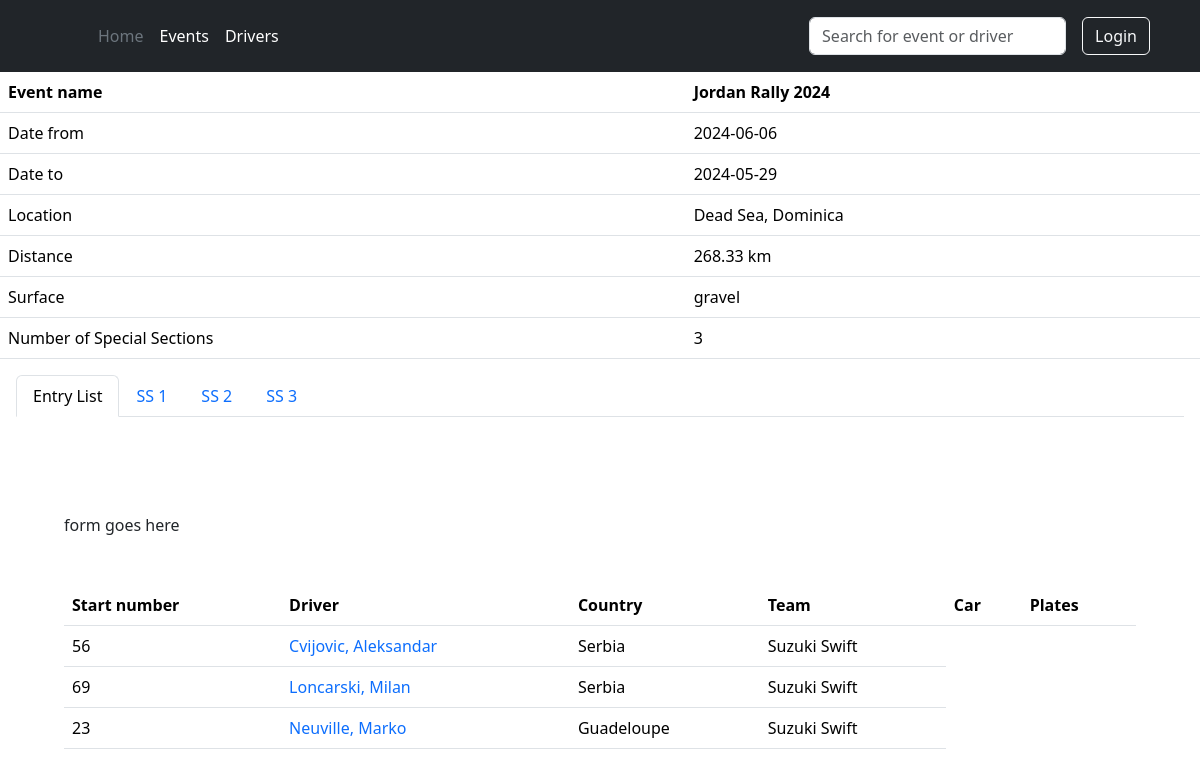
Screenshot of /event/1 with the database file from the repository.
### models/event.py (models this page shows)
class EventModel(db.Model):
    __tablename__ = "events"
    id = db.Column(db.Integer, primary_key=True)
    name = db.Column(db.String(250), nullable=False)
    series = db.Column(db.String(250), nullable=True)
    series_instance = db.Column(db.Integer, nullable=True)
    date_from = db.Column(db.Date, nullable=False)
    date_to = db.Column(db.Date, nullable=False)
    country = db.Column(db.String(3), nullable=False)
    location = db.Column(db.String(250), nullable=False)
    surface = db.Column(db.String(250), nullable=False)
    distance = db.Column(db.Float, nullable=True)
    ss_num = db.Column(db.Integer, nullable=False)
    drivers = db.relationship("DriverModel", back_populates="events", secondary="event_driver_link")
    results = db.relationship("ResultModel", back_populates="event")
    @property
    def year(self):
        return self.date_from.year

### models/result.py (models this page shows, shortened)
class ResultModel(db.Model):
    __tablename__ = 'results'
    id = db.Column(db.Integer, primary_key=True)
    start_number = db.Column(db.Integer, nullable=True)
    car = db.Column(db.String, nullable=True)
    event_id = db.Column(db.Integer, db.ForeignKey("events.id"), unique=False, nullable=False)
    event = db.relationship("EventModel", back_populates="results")
    driver_id = db.Column(db.Integer, db.ForeignKey("drivers.id"), unique=False, nullable=False)
    driver = db.relationship("DriverModel", back_populates="results")
    special_sections = db.relationship("SSModel", back_populates="result")
    @property
    def driver_name(self):
        return self.driver.full_name
    @hybrid_property
    def finish_time(self):
        time_sum = dt.time(
            hour=0,
            minute=0,
            second=0,
            microsecond=0)
        for ss in self.special_sections:
            time_sum = add_time(time_sum, ss.time)
        return time_sum

### models/driver.py (models this page shows)
class DriverModel(db.Model):
    __tablename__ = "drivers"
    id = db.Column(db.Integer, primary_key=True)
    first_name = db.Column(db.String(30), nullable=False)
    last_name = db.Column(db.String(30), nullable=False)
    birth_date = db.Column(db.Date, nullable=True)
    country = db.Column(db.String(40), nullable=True)
    results = db.relationship("ResultModel", back_populates="driver")
    events = db.Relationship("EventModel", back_populates="drivers", secondary="event_driver_link")
    @property
    def full_name(self):
        return f'{self.first_name} {self.last_name}'
    __table_args__ = (
        db.UniqueConstraint('first_name', 'last_name', 'birth_date', name='uix_1'),
    )

### blueprints/event.py (the view, shortened to what this page needs)
@blp.route('/event/<int:event_id>', methods=["POST", "GET"])
def event(event_id):
    current_event = db.get_or_404(EventModel, event_id)
    results = db.session.execute(db.select(ResultModel).filter_by(event_id=event_id)).scalars()
    register_driver_form = RegisterDriverForm()
    register_driver_form.submit.label.text = f'Register driver for {current_event.name}'
    registered_drivers = current_event.drivers
    unregistered_drivers = [item for item in db.session.query(DriverModel) if item not in registered_drivers]
    register_driver_form.driver.choices = [item.last_name + ', ' + item.first_name for item in unregistered_drivers]
    results_list = [item for item in current_event.results]
    results_list_sorted = sorted(results_list, key=lambda x: x.finish_time, reverse=False)
    ss_dict = {}
    ss_dict['final'] = results_list_sorted
    for n in range(1, current_event.ss_num + 1):
        ss_sorted = SSModel.query.join(ResultModel).join(EventModel).filter(
            EventModel.id == current_event.id,
            SSModel.ss_num == n
        ).order_by(SSModel.time.asc()).all()
        logging.warning(msg=ss_sorted)
        ss_dict[f"ss_{n}"] = [item.result for item in ss_sorted]
    print(f'drivers for this events are {current_event.drivers}')
    return render_template('event.html',
                           event=current_event,
                           register_driver_form=register_driver_form,
                           results=results_list_sorted,
                           ss_dict=ss_dict
                           )

### forms/register_driver.py
class RegisterDriverForm(FlaskForm):
    driver = SelectField(label='Register new driver', choices=[])
    start_number = IntegerField(label='Start number')
    car = StringField(label='Car model')
    submit = SubmitField(label='label')

### functions/add_time.py (called while the page is built)
def add_time(*args):
    total_hours = 0
    total_minutes = 0
    total_seconds = 0
    total_microseconds = 0
    for arg in args:
        total_hours += arg.hour
        total_minutes += arg.minute
        total_seconds += arg.second
        total_microseconds += arg.microsecond
    if total_microseconds >= pow(10, 6):
        total_seconds += math.floor(total_microseconds / pow(10, 6))
        total_microseconds = total_microseconds % pow(10, 6)
    if total_seconds >= 60:
        total_minutes += math.floor(total_seconds / 60)
        total_seconds = total_seconds % 60
    if total_minutes >= 60:
        total_hours += math.floor(total_minutes / 60)
        total_minutes = total_minutes % 60
    sum_time = dt.time(hour=total_hours, minute=total_minutes, second=total_seconds, microsecond=total_microseconds)
    return sum_time

### models/ss.py (called while the page is built)
    @property
    def time_str(self):
        return str(self.time)

### templates/event.html (shortened to what this page needs)
{% extends 'base.html' %}
{% from "bootstrap5/form.html" import render_form %}
{% block header %}
{% include "header.html" %}
{% endblock %}
{% block content %}
<table class="table">
    <tr>
        <th scope="col">Event name</th>
        {% if event.series_instance == None %}
        <th scope="col">{{ event.name }} {{ event.year }}</th>
        {% else %}
        <th scope="col">{{ event.series_instance }}. {{ event.name }} {{ event.year }}</th>
        {% endif %}
    </tr>
    <tr>
        <td scope="col">Date from</td>
        <td scope="col">{{ event.date_from }}</td>
    </tr>
    <tr>
        <td scope="col">Date to</td>
        <td scope="col">{{ event.date_to }}</td>
    </tr>
    <tr>
        <td scope="col">Location</td>
        <td scope="col">{{ event.location }}, {{ event.country }}</td>
    </tr>
    <tr>
        <td scope="col">Distance</td>
        <td scope="col">{{ event.distance }} km</td>
    </tr>
    <tr>
        <td scope="col">Surface</td>
        <td scope="col">{{ event.surface }}</td>
    </tr>
    <tr>
        <td scope="col">Number of Special Sections</td>
        <td scope="col">{{ event.ss_num }}</td>
    </tr>
</table>
<div class="container-flex px-3">
    <ul class="nav nav-tabs" id="myTab" role="tablist">
        <li class="nav-item" role="presentation">
            <button class="nav-link active" id="drivers-tab" data-bs-toggle="tab" data-bs-target="#drivers"
                    type="button"
                    role="tab" aria-controls="drivers" aria-selected="true">Entry List
            </button>
        </li>
        {% for n in range(1, event.ss_num+1) %}
        <li class="nav-item" role="presentation">
            <button class="nav-link" id="ss{{n}}-tab" data-bs-toggle="tab" data-bs-target="#ss{{n}}" type="button"
                    role="tab" aria-controls="ss{{n}}" aria-selected="false">SS {{n}}
            </button>
        </li>
        {% endfor %}
    </ul>
    <div class="tab-content" id="myTabContent">
        <div class="tab-pane fade show active" id="drivers" role="tabpanel" aria-labelledby="drivers-tab">
            {% block entrylist %}
            {% include "entry_list.html" %}
            {% endblock %}
        </div>
    </div>
</div>
{% endblock %}

### templates/entry_list.html
{% from "bootstrap5/form.html" import render_form %}
<div class="container-fluid px-5 py-5">
    <div class="py-5">
        form goes here
    </div>
    <div id="entry-list">
        {% if event.drivers == [] %}
        <div class="p-5" style="color: red">No registered drivers</div>
        {% else %}
        <table class="table">
            <tr>
                <th scope="col">Start number</th>
                <th scope="col">Driver</th>
                <th scope="col">Country</th>
                <th scope="col">Team</th>
                <th scope="col">Car</th>
                <th scope="col">Plates</th>
            </tr>
            {% for result in results %}
            <tr>
                <td scope="col-xl-2 col-xxl-2">{{ result.start_number }}</td>
                <td scope="col"><a href="#">{{ result.driver.last_name }},
                    {{ result.driver.first_name }}</a></td>
                <td scope="col">{{ result.driver.country }}</td>
                <td scope="col">{{ result.car }}</td>
            </tr>
            {% endfor %}
        </table>
        {% endif %}
    </div>
</div>

### rows the page displays
EventModel: name "Jordan Rally", year "2024", date_from "2024-06-06", date_to "2024-05-29", location "Dead Sea", country "Dominica", distance "268.33", surface "gravel", ss_num "3"
ResultModel: start_number "56", driver.last_name "Cvijovic", driver.first_name "Aleksandar", driver.country "Serbia", car "Suzuki Swift"
ResultModel: start_number "69", driver.last_name "Loncarski", driver.first_name "Milan", driver.country "Serbia", car "Suzuki Swift"
ResultModel: start_number "23", driver.last_name "Neuville", driver.first_name "Marko", driver.country "Guadeloupe", car "Suzuki Swift"

### other values shown
{{ n }} "1" "2" "3"
